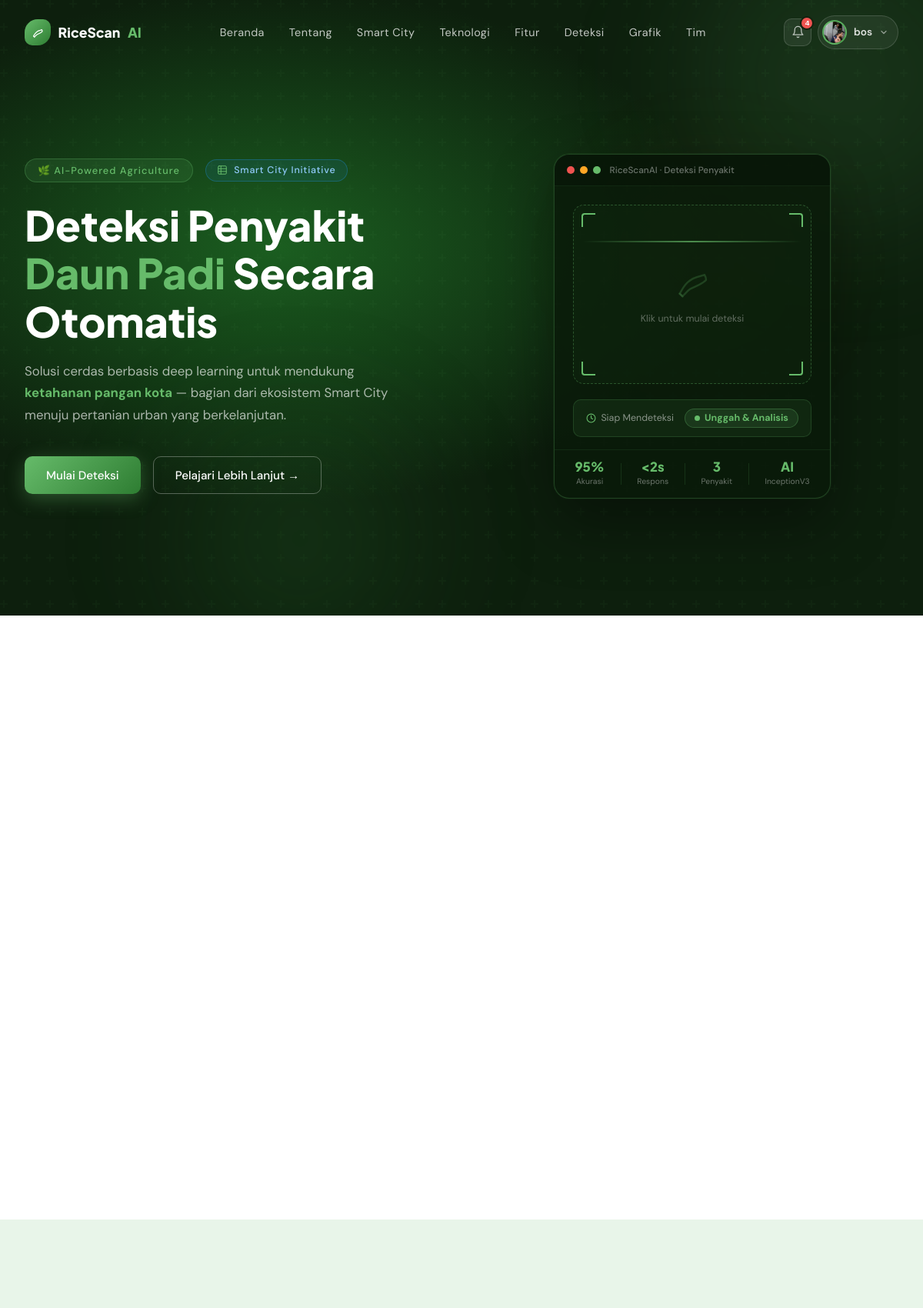
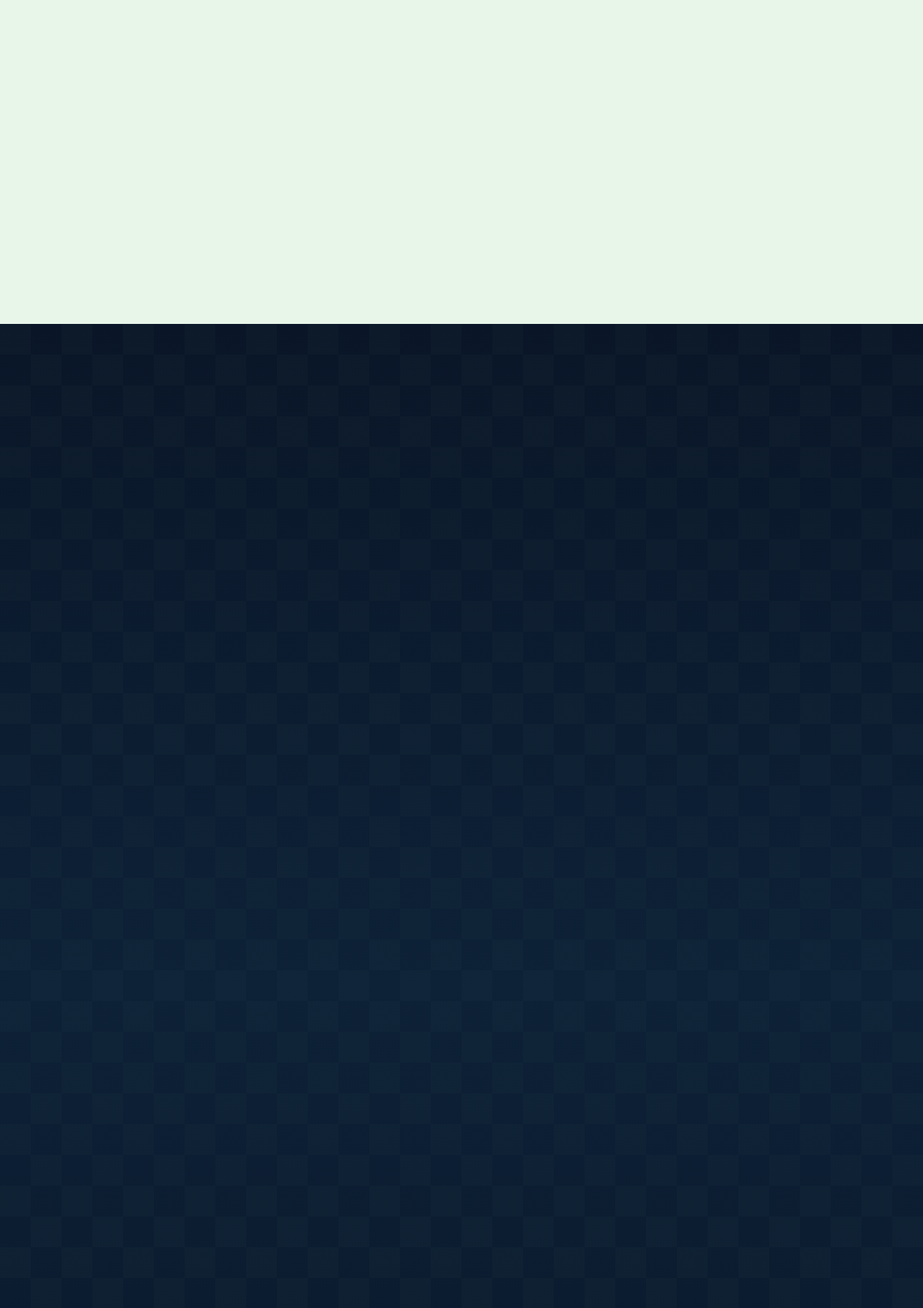
/ (signed in, upper part), run on the app's committed database (2 pictures, top to bottom).
### app.py (models this page shows, shortened)
class User(UserMixin, db.Model):
    __tablename__ = 'users'
    id            = db.Column(db.Integer,     primary_key=True)
    nama          = db.Column(db.String(100), nullable=False)
    username      = db.Column(db.String(50),  unique=True, nullable=False)
    email         = db.Column(db.String(120), unique=True, nullable=False)
    password_hash = db.Column(db.String(256), nullable=True)   # nullable → Google users tidak punya password
    role          = db.Column(db.String(20),  nullable=False, default='user')
    foto_profil   = db.Column(db.String(120), nullable=True, default=None)
    google_id     = db.Column(db.String(120), nullable=True, unique=True)
    google_avatar = db.Column(db.String(500), nullable=True)
    _is_active    = db.Column('is_active', db.Boolean, nullable=False, default=True)
    created_at    = db.Column(db.DateTime, default=now_wib)
    riwayat = db.relationship('RiwayatDeteksi', backref='user', lazy=True, cascade='all, delete-orphan')
    @property
    def is_admin(self):
        return self.role == 'admin'
    @property
    def is_active(self):
        return bool(self._is_active)
    @is_active.setter
    def is_active(self, value):
        self._is_active = value
    def avatar_url(self):
        if self.foto_profil:
            return url_for('static', filename=f'uploads/avatars/{self.foto_profil}')
        if self.google_avatar:
            return self.google_avatar
        return None

### app.py (the view, shortened to what this page needs)
@app.route('/', methods=['GET', 'POST'])
@login_required
def index():
    result = error = preview_src = None
    return render_template('index.html', result=result, error=error, preview_src=preview_src)

### app.py (called while the page is built)
@login_manager.user_loader
def load_user(user_id):
    return db.session.get(User, int(user_id))

### templates/index.html (shortened to what this page needs)
<!DOCTYPE html>
<html lang="id">
<head>
</head>
<body>
<nav id="navbar">
  <a href="#beranda" class="nav-logo">
    <div class="leaf-icon"></div>
    RiceScan<span style="color:var(--g-light)">AI</span>
  </a>
  <ul class="nav-links" id="navLinks">
    <li><a href="#beranda"   onclick="closeMenu()">Beranda</a></li>
    <li><a href="#tentang"   onclick="closeMenu()">Tentang</a></li>
    <li><a href="#smartcity" onclick="closeMenu()">Smart City</a></li>
    <li><a href="#teknologi" onclick="closeMenu()">Teknologi</a></li>
    <li><a href="#fitur"     onclick="closeMenu()">Fitur</a></li>
    <li><a href="#deteksi"   onclick="closeMenu()">Deteksi</a></li>
    <li><a href="#grafik"    onclick="closeMenu()">Grafik</a></li>
    <li><a href="#tim"       onclick="closeMenu()">Tim</a></li>
  </ul>
  <div class="nav-user">
      <div class="notif-wrap" id="userNotifWrap" style="margin-right:.5rem">
        <button type="button" class="notif-btn" id="userNotifBtn" onclick="toggleUserNotif(event)" title="Notifikasi">
          <svg width="17" height="17" viewBox="0 0 24 24" fill="none" stroke="currentColor" stroke-width="1.8" stroke-linecap="round" stroke-linejoin="round"><path d="M18 8A6 6 0 0 0 6 8c0 7-3 9-3 9h18s-3-2-3-9"/><path d="M13.73 21a2 2 0 0 1-3.46 0"/></svg>
          <span class="notif-badge-dot" id="userNotifBadge" style="display:none"></span>
        </button>
      </div>
    <div class="nav-profile-trigger" id="navProfileTrigger" onclick="toggleProfileDropdown()">
      <div class="nav-user-avatar">
        {% if current_user.avatar_url() %}
          <img src="{{ current_user.avatar_url() }}" alt="{{ current_user.nama }}">
        {% else %}
          👤
        {% endif %}
      </div>
      <span class="nav-trigger-name">{{ current_user.nama.split()[0] }}</span>
      <svg class="nav-trigger-chevron" width="12" height="12" viewBox="0 0 24 24" fill="none" stroke="currentColor" stroke-width="2.5" stroke-linecap="round" stroke-linejoin="round"><polyline points="6 9 12 15 18 9"/></svg>
    </div>
  </div>
</nav>
<section id="beranda">
  <div class="orb orb-1"></div><div class="orb orb-2"></div><div class="orb orb-3"></div>
  <div class="hero-container">
    <div class="hero-left">
      <div style="display:flex;align-items:center;gap:.5rem;flex-wrap:wrap;margin-bottom:1.5rem">
        <div class="hero-tag" style="margin-bottom:0">🌿 AI-Powered Agriculture</div>
        <div class="hero-sc-badge"><svg width="14" height="14" viewBox="0 0 24 24" fill="none" stroke="#66bb6a" stroke-width="1.7" stroke-linecap="round" stroke-linejoin="round"><rect x="3" y="3" width="18" height="18" rx="2"/><path d="M3 9h18M3 15h18M9 3v18"/></svg> Smart City Initiative</div>
      </div>
      <h1 class="hero-title">Deteksi Penyakit <span>Daun Padi</span> Secara Otomatis</h1>
      <p class="hero-sub">Solusi cerdas berbasis deep learning untuk mendukung <strong style="color:var(--g-light)">ketahanan pangan kota</strong> — bagian dari ekosistem Smart City menuju pertanian urban yang berkelanjutan.</p>
      <div class="hero-btns">
        <a href="#deteksi" class="btn-primary"> Mulai Deteksi</a>
        <a href="#tentang" class="btn-secondary">Pelajari Lebih Lanjut →</a>
      </div>
    </div>
    <div class="hero-right">
      <a href="#deteksi" class="hero-scan-card" style="text-decoration:none;display:block;cursor:pointer" title="Mulai Deteksi Sekarang">
        <div class="hsc-header">
          <div class="hsc-dot red"></div><div class="hsc-dot yellow"></div><div class="hsc-dot green"></div>
          <span class="hsc-title">RiceScanAI · Deteksi Penyakit</span>
        </div>
        <div class="hsc-scan-area">
          <div class="hsc-scan-frame">
            <div class="hsc-corner tl"></div><div class="hsc-corner tr"></div>
            <div class="hsc-corner bl"></div><div class="hsc-corner br"></div>
            <div class="hsc-scan-line"></div>
            <div class="hsc-scan-icon">
            </div>
            <div class="hsc-scan-hint">Klik untuk mulai deteksi</div>
          </div>
        </div>
        <div class="hsc-result">
          <div class="hsc-result-label">
            <svg width="13" height="13" viewBox="0 0 24 24" fill="none" stroke="#66bb6a" stroke-width="2" stroke-linecap="round" stroke-linejoin="round"><circle cx="12" cy="12" r="10"/><polyline points="12 6 12 12 16 14"/></svg>
            Siap Mendeteksi
          </div>
          <div class="hsc-ready-badge">
            <span class="hsc-ready-dot"></span>
            Unggah &amp; Analisis
          </div>
        </div>
        <div class="hsc-stats">
          <div class="hsc-stat">
            <div class="hsc-stat-val">95%</div>
            <div class="hsc-stat-lbl">Akurasi</div>
          </div>
          <div class="hsc-stat">
            <div class="hsc-stat-val">&lt;2s</div>
            <div class="hsc-stat-lbl">Respons</div>
          </div>
          <div class="hsc-stat">
            <div class="hsc-stat-val">3</div>
            <div class="hsc-stat-lbl">Penyakit</div>
          </div>
          <div class="hsc-stat">
            <div class="hsc-stat-val">AI</div>
            <div class="hsc-stat-lbl">InceptionV3</div>
          </div>
        </div>
      </a>
    </div>
  </div>
</section>
<section id="tentang" class="section">
  <div class="section-inner">
    <div class="tentang-grid">
    </div>
  </div>
</section>
<section id="statistik" class="section">
  <div class="section-inner">
    <div class="stats-grid">
    </div>
  </div>
</section>
<section id="smartcity" class="section">
  <div class="section-inner" style="position:relative;z-index:1">
    <div class="pilar-grid">
    </div>
  </div>
</section>
</body>
</html>

### data on the page
User: avatar_url (picture), nama "bos"
